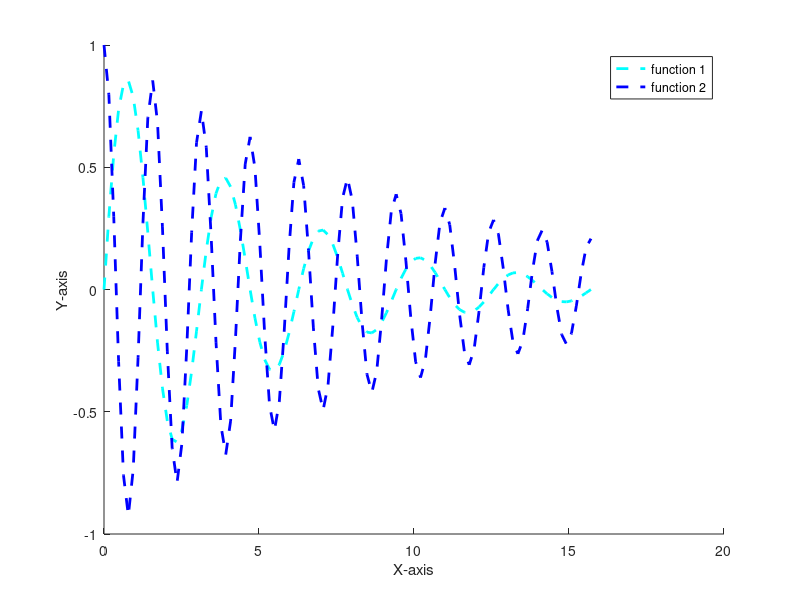

Recreate this plot in MATLAB. (Note: this script raises an error after producing the figure.)

% Part (a)
x = 0:pi/20:5*pi;
y1 = exp(-0.2*x) .* sin(2*x);
y2 = exp(-0.1*x) .* cos(4*x);

figure;
hold on;
line1=plot(x, y1, 'b', 'LineWidth', 1.5);
line2=plot(x, y2, 'r--', 'LineWidth', 1.5);
hold off;

% Part (b)
xlabel('X-axis');
ylabel('Y-axis');
legend('function 1', 'function 2');

% Part (c)

set(line1, 'Color', 'c', 'LineStyle', '--', 'LineWidth', 2); % Change line properties
set(line2, 'Color', 'b', 'LineStyle', '--', 'LineWidth', 2); % Change line properties

% Part (d)
line1.Color = 'm'; % Change color
line2.LineStyle = '-.'; % Change line style
line1.LineWidth = 1.2; % Change line width
